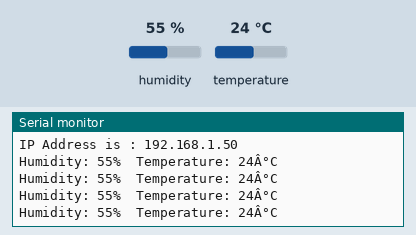
Bench run of a sketch on a simulated ESP8266 (NodeMCU). On the bench: the last lines printed to the serial monitor. The test bench sets the inputs (shaded band); at power-on: humidity 55 %, temperature 24 °C. WiFi joins after 1.5 s; servers stay silent unless stated.

Above: at 2.7 s.
2.8 s: humidity set to 22 %
At 3.86 s:
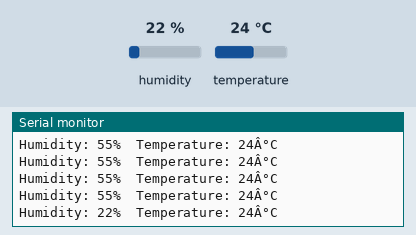
5.6 s: temperature set to 12 °C
At 5.67 s:
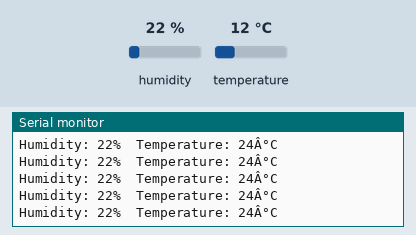
8.4 s: humidity set to 40 %
At 8.41 s:
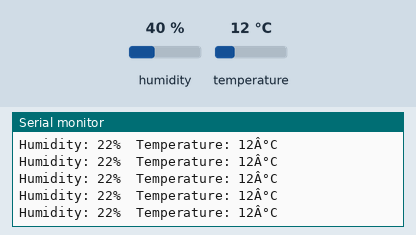
Timing chart, 0 to 11.4 s (numbered marks = the images above; inputs shaded):
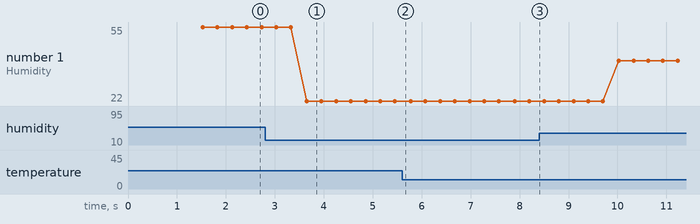

Measured:
- after the input at 2.8 s, the serial monitor: prints a new line after 0.85 s (image 1)
- plotted number 1: 55 → 22 after the input at 2.8 s, 22 → 40 after the input at 8.4 s

The sketch:

senddatatofirebase.ino
```cpp
#include <ESP8266WiFi.h>    //esp8266 library
#include <FirebaseArduino.h>     //firebase library
#include <DHT.h>         // dht11 temperature and humidity sensor library
#define FIREBASE_HOST "esp8266-flutter-firebase-eab77.firebaseio.com"  // the project name address from firebase id
#define FIREBASE_AUTH "Rd7DfH1tTSNRkClgtRFqw4eWADm6M0sQgaTYxYk4"  // the secret key generated from firebase

#define WIFI_SSID "FAMILY"                  // wifi name
#define WIFI_PASSWORD "mamasulami"                 //password of wifi

#define DHTPIN D4                // what digital pin we're connected to
#define DHTTYPE DHT11              // select dht type as DHT 11 or DHT22
DHT dht(DHTPIN, DHTTYPE);

void setup() {
  Serial.begin(115200);
  //delay(1000);
  WiFi.begin(WIFI_SSID, WIFI_PASSWORD);
  Serial.print("Connecting to ");
  Serial.print(WIFI_SSID);
  while (WiFi.status() != WL_CONNECTED) {
    Serial.print(".");
    delay(300);
  }
  Serial.println();
  Serial.print("Connected to ");
  Serial.println(WIFI_SSID);
  Serial.print("IP Address is : ");
  Serial.println(WiFi.localIP());                  //print local IP address
  Firebase.begin(FIREBASE_HOST, FIREBASE_AUTH);     // connect to firebase
  dht.begin();                            //Start reading dht sensor
}

void loop() {
  int h = dht.readHumidity();       // Reading temperature or humidity
  int t = dht.readTemperature();   // Read temperature as Celsius (the default)

  if (isnan(h) || isnan(t)) {  // Check if any reads failed and exit early (to try again).
    Serial.println(F("Failed to read from DHT sensor!"));
    return;
  }

  if (Firebase.failed())
  {
    //Firebase.begin(FIREBASE_HOST, FIREBASE_AUTH);
    Serial.print("pushing /logs failed: ");
    Serial.println(Firebase.error());
    return;
  }

  Serial.print("Humidity: ");  Serial.print(h);
  String fireHumid = String(h) + String("%");    //convert integer humidity to string humidity
  Serial.print("%  Temperature: ");  Serial.print(t);  Serial.println("Â°C ");
  String fireTemp = String(t) + String("Â°C"); //convert integer temperature to string temperature
  //delay(1000);

  Firebase.setInt("/DHT11/Humidity", h);         //setup path and send readings
  Firebase.setInt("/DHT11/Temperature", t);        //setup path and send readings

}
```
